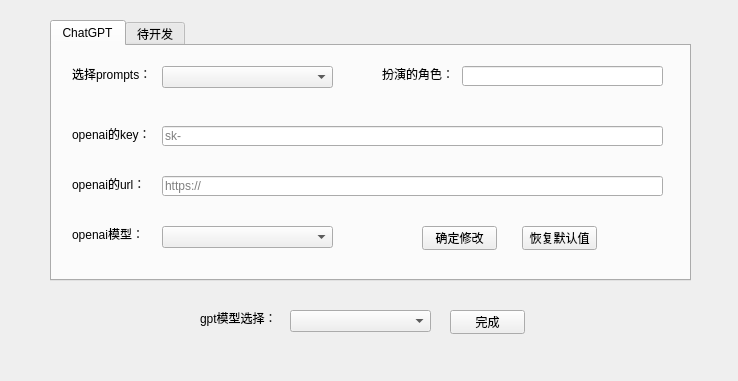
<?xml version="1.0" encoding="UTF-8"?>
<ui version="4.0">
 <class>Form</class>
 <widget class="QWidget" name="Form">
  <property name="geometry">
   <rect>
    <x>0</x>
    <y>0</y>
    <width>738</width>
    <height>381</height>
   </rect>
  </property>
  <property name="windowTitle">
   <string>GPT设置</string>
  </property>
  <property name="windowIcon">
   <iconset>
    <normaloff>../images/机器人.png</normaloff>../images/机器人.png</iconset>
  </property>
  <widget class="QTabWidget" name="tabWidget">
   <property name="geometry">
    <rect>
     <x>50</x>
     <y>20</y>
     <width>641</width>
     <height>261</height>
    </rect>
   </property>
   <property name="currentIndex">
    <number>0</number>
   </property>
   <widget class="QWidget" name="tab">
    <attribute name="title">
     <string>ChatGPT</string>
    </attribute>
    <widget class="QLabel" name="label">
     <property name="geometry">
      <rect>
       <x>20</x>
       <y>20</y>
       <width>81</width>
       <height>16</height>
      </rect>
     </property>
     <property name="text">
      <string>选择prompts：</string>
     </property>
    </widget>
    <widget class="QLabel" name="label_2">
     <property name="geometry">
      <rect>
       <x>20</x>
       <y>80</y>
       <width>81</width>
       <height>16</height>
      </rect>
     </property>
     <property name="text">
      <string>openai的key：</string>
     </property>
    </widget>
    <widget class="QLabel" name="label_3">
     <property name="geometry">
      <rect>
       <x>20</x>
       <y>130</y>
       <width>81</width>
       <height>16</height>
      </rect>
     </property>
     <property name="text">
      <string>openai的url：</string>
     </property>
    </widget>
    <widget class="QLabel" name="label_4">
     <property name="geometry">
      <rect>
       <x>330</x>
       <y>20</y>
       <width>71</width>
       <height>16</height>
      </rect>
     </property>
     <property name="text">
      <string>扮演的角色：</string>
     </property>
    </widget>
    <widget class="QLineEdit" name="openaiKeyInput">
     <property name="geometry">
      <rect>
       <x>110</x>
       <y>80</y>
       <width>501</width>
       <height>20</height>
      </rect>
     </property>
     <property name="placeholderText">
      <string>sk-</string>
     </property>
    </widget>
    <widget class="QLineEdit" name="openaiUrlInput">
     <property name="geometry">
      <rect>
       <x>110</x>
       <y>130</y>
       <width>501</width>
       <height>20</height>
      </rect>
     </property>
     <property name="placeholderText">
      <string>https://</string>
     </property>
    </widget>
    <widget class="QLineEdit" name="rolesInput">
     <property name="geometry">
      <rect>
       <x>410</x>
       <y>20</y>
       <width>201</width>
       <height>20</height>
      </rect>
     </property>
    </widget>
    <widget class="QPushButton" name="chatgptModifyBtn">
     <property name="geometry">
      <rect>
       <x>370</x>
       <y>180</y>
       <width>75</width>
       <height>24</height>
      </rect>
     </property>
     <property name="text">
      <string>确定修改</string>
     </property>
    </widget>
    <widget class="QPushButton" name="chatgptRestoreDefaultValuesBtn">
     <property name="geometry">
      <rect>
       <x>470</x>
       <y>180</y>
       <width>75</width>
       <height>24</height>
      </rect>
     </property>
     <property name="text">
      <string>恢复默认值</string>
     </property>
    </widget>
    <widget class="QComboBox" name="promptsComboBox">
     <property name="geometry">
      <rect>
       <x>110</x>
       <y>20</y>
       <width>171</width>
       <height>22</height>
      </rect>
     </property>
    </widget>
    <widget class="QLabel" name="label_6">
     <property name="geometry">
      <rect>
       <x>20</x>
       <y>180</y>
       <width>71</width>
       <height>16</height>
      </rect>
     </property>
     <property name="text">
      <string>openai模型：</string>
     </property>
    </widget>
    <widget class="QComboBox" name="chatModeComboBox">
     <property name="geometry">
      <rect>
       <x>110</x>
       <y>180</y>
       <width>171</width>
       <height>22</height>
      </rect>
     </property>
    </widget>
   </widget>
   <widget class="QWidget" name="tab2">
    <attribute name="title">
     <string>待开发</string>
    </attribute>
   </widget>
  </widget>
  <widget class="QLabel" name="label_5">
   <property name="geometry">
    <rect>
     <x>200</x>
     <y>310</y>
     <width>81</width>
     <height>16</height>
    </rect>
   </property>
   <property name="text">
    <string>gpt模型选择：</string>
   </property>
  </widget>
  <widget class="QComboBox" name="gptModelComboBox">
   <property name="geometry">
    <rect>
     <x>290</x>
     <y>310</y>
     <width>141</width>
     <height>22</height>
    </rect>
   </property>
  </widget>
  <widget class="QPushButton" name="gptModelChangeBtn">
   <property name="geometry">
    <rect>
     <x>450</x>
     <y>310</y>
     <width>75</width>
     <height>24</height>
    </rect>
   </property>
   <property name="text">
    <string>完成</string>
   </property>
  </widget>
 </widget>
 <resources/>
 <connections/>
</ui>
